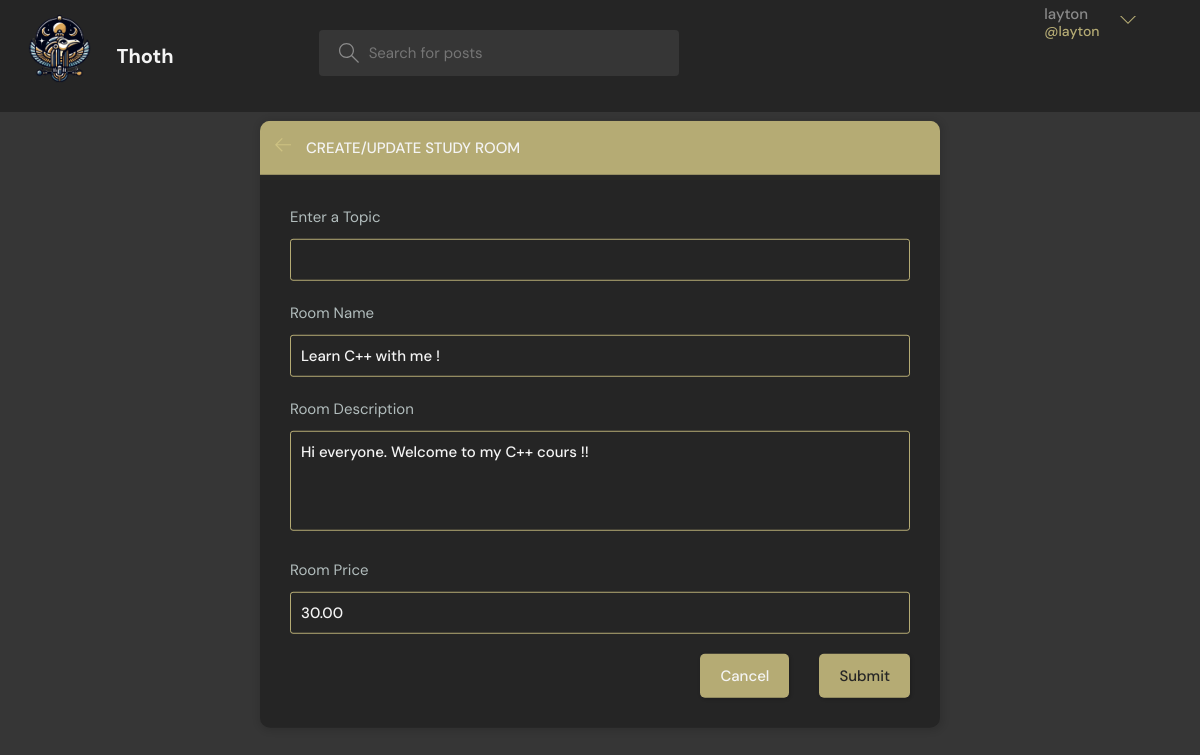
The app's page /update-room/3/ (signed in) with its own data.
### base/models.py (models this page shows, shortened)
class User(AbstractUser):
    name = models.CharField(max_length=200, null=True)
    email = models.EmailField(unique=True, null=True)
    bio = models.TextField(null=True)
    avatar = models.ImageField(null=True, default="avatar.svg")
    ROLE_CHOICES = (
        ('eleve', 'Élève'),
        ('professeur', 'Professeur'),
    )
    role = models.CharField(max_length=20, choices=ROLE_CHOICES, default='eleve')
    USERNAME_FIELD = 'email'
    REQUIRED_FIELDS = ['username']

class Room(models.Model):
    host = models.ForeignKey(User, on_delete=models.SET_NULL, null=True)
    topic = models.ForeignKey(Topic, on_delete=models.SET_NULL, null=True)
    name = models.CharField(max_length=200)
    description = models.TextField(null=True, blank=True)
    participants = models.ManyToManyField(
        User, related_name='participants', blank=True)
    updated = models.DateTimeField(auto_now=True)
    created = models.DateTimeField(auto_now_add=True)
    rating = models.FloatField(default=0.0)
    paye = models.BooleanField(default=False)
    price = models.DecimalField(max_digits=10, decimal_places=2, default=0.00)  # Ajout du champ price
    payees = models.ManyToManyField(User, related_name='paid_rooms')
    file = models.FileField(upload_to='room_files/', blank=True, null=True)
    class Meta:
        ordering = ['-updated', '-created']

### base/views.py (the view, shortened to what this page needs)
# urls.py: path('update-room/<str:pk>/', views.updateRoom, name="update-room"),
@login_required(login_url='login')
def updateRoom(request, pk):
    room = Room.objects.get(id=pk)
    form = RoomForm(instance=room, data=request.POST or None, files=request.FILES or None)
    topics = Topic.objects.all()
    if request.user != room.host:
        return HttpResponse('You are not allowed here!!')
    context = {'form': form, 'topics': topics, 'room': room}
    return render(request, 'base/room_form.html', context)

### base/forms.py
class RoomForm(ModelForm):
    class Meta:
        model = Room
        fields = ['name', 'description', 'price', 'file']
        exclude = ['host', 'participants']

### base/templates/base/room_form.html (shortened to what this page needs)
{% extends 'main.html' %}
{% block content %}
  <main class="create-room layout">
    <div class="container">
      <div class="layout__box">
        <div class="layout__boxHeader">
          <div class="layout__boxTitle">
            <a href="{{ request.META.HTTP_REFERER }}">
              <svg version="1.1" xmlns="http://www.w3.org/2000/svg" width="32" height="32" viewBox="0 0 32 32">
                <title>arrow-left</title>
                <path d="M13.723 2.286l-13.723 13.714 13.719 13.714 1.616-1.611-10.96-10.96h27.625v-2.286h-27.625l10.965-10.965-1.616-1.607z"></path>
              </svg>
            </a>
            <h3>Create/Update Study Room</h3>
          </div>
        </div>
        <div class="layout__body">
          <form class="form" action="" method="POST">
            <div class="form__group">
              <label for="room_topic">Enter a Topic</label>
              <input required type="text" name="topic" list="topic-list" />
            </div>
            <div class="form__group">
              <label for="room_name">Room Name</label>
              {{ form.name }}
            </div>
            <div class="form__group">
              <label for="room_description">Room Description</label>
              {{ form.description }}
            </div>
            <div class="form__group">
              <label for="room_price">Room Price</label>
              {{ form.price }}
            </div>
            <div class="form__action">
              <a class="btn btn--dark" href="{{ request.META.HTTP_REFERER }}">Cancel</a>
              <button class="btn btn--main" type="submit">Submit</button>
            </div>
          </form>
        </div>
      </div>
    </div>
  </main>
{% endblock %}

### templates/navbar.html (shortened to what this page needs)
{% load static %}
<header class="header header--loggedIn">
  <div class="container">
    <a href="{% url 'home' %}" class="header__logo">
      <img src="{% static 'images/logo.png' %}" />
      <h1>Thoth</h1>
    </a>
    <form class="header__search" method="GET" action="{% url 'home' %}">
      <label>
        <input name="q" placeholder="Search for posts" />
      </label>
    </form>
    <nav class="header__menu">
      {% if request.user.is_authenticated %}
        <div class="header__user">
          <a href="{% url 'update-user' %}">
            <p>
              {{ request.user.username }} <span>@{{ request.user.username }}</span>
            </p>
          </a>
          <button class="dropdown-button">
            <svg version="1.1" xmlns="http://www.w3.org/2000/svg" width="32" height="32" viewBox="0 0 32 32">
              <title>chevron-down</title>
              <path d="M16 21l-13-13h-3l16 16 16-16h-3l-13 13z"></path>
            </svg>
          </button>
        </div>
      {% else %}
        <a href="{% url 'login' %}">
          <img src="{% static 'images/avatar.svg' %}" />
          <p>Login</p>
        </a>
      {% endif %}
    </nav>
  </div>
</header>

### static/styles/style.css (style rules this page uses)
:root { --color-main: #d4c885d3; --color-main-light: #F4F4F4 ; --color-dark: #252525; --color-gray-dark: #363636 ; --color-sand-light: #d4c885d3 ; --color-light: #F4F4F4 ; --color-gray: #8b8b8b; --color-light-gray: #b2bdbd; --color-bg: #363636; --color-success: #5dd693; --color-error: #fc4b0b; }
* { font-family: "DM Sans", -apple-system, BlinkMacSystemFont, "Segoe UI", Roboto, Oxygen, Ubuntu, Cantarell, "Open Sans", "Helvetica Neue", sans-serif; margin: 0; padding: 0; box-sizing: border-box; text-rendering: optimizeLegibility; font-size: inherit; }
html { font-size: 56.25%; }
@media only screen and (min-width: 1200px) { html { font-size: 62.5%; } }
body { line-height: 1.6; font-weight: 400; font-size: 1.5rem; color: var(--color-light-gray); background-color: var(--color-bg); min-height: 100vh; }
img { width: 100%; }
a { display: inline-block; color: var(--color-main); text-decoration: none; }
.container { max-width: 120rem; width: 90%; margin: auto; }
.btn { background-color: transparent; border: none; display: inline-flex; align-items: center; gap: 1rem; cursor: pointer; transition: all ease-in-out 0.3s; padding: 1rem 2rem; border-radius: 5px; box-shadow: 1px 1px 3px 1px rgba(0, 0, 0, 0.15); font-weight: 500; }
.btn--main { background-color: var(--color-main); color: var(--color-dark); }
.btn--dark { background-color: var(--color-sand-light); color: var(--color-light); }
.header { padding: 0.5rem; background-color: var(--color-dark); }
.header > .container { display: flex; gap: 9.5rem; }
.header__logo, .header__user { display: flex; gap: 2rem; align-items: center; }
.header__logo > img { margin-left: -10rem; margin-right: -5rem; height: 10.2rem; width: 18.2rem; }
.header__logo > h1 { font-weight: 700; font-size: 2rem; color: var(--color-light); }
.header__search > label { background-color: var(--color-gray-dark); padding: 1.3rem 1rem; display: flex; align-items: center; gap: 1rem; border-radius: 4px; margin-top: 2.5rem; margin-left: 5rem; }
.header__search svg { fill: var(--color-gray); width: 2rem; height: 2rem; margin-left: 1rem; }
.header__search input { width: 30rem; background: transparent; border: none; outline: none; color: var(--color-light); }
.header__menu { margin-left: auto; position: relative; }
.header__menu a { display: flex; gap: 1.5rem; align-items: center; font-weight: 500; text-decoration: none; color: var(--color-gray); }
.header__menu p { line-height: 1.2; }
.header__menu span { color: var(--color-main); font-weight: 500; font-size: 1.4rem; display: block; }
.header__menu svg { width: 1.6rem; height: 1.6rem; fill: var(--color-sand-light); }
.dropdown-button { background: transparent; border: 0; outline: 0; cursor: pointer; }
.layout { margin-top: 2.4rem; }
.layout > .container { display: flex; justify-content: space-between; align-items: flex-start; }
.layout__box { width: 90%; max-width: 48rem; min-height: 40rem; position: absolute; top: 50%; left: 50%; transform: translate(-50%, -46%); background-color: var(--color-dark); border-radius: 1rem; box-shadow: 1px 1px 6px 3px rgba(0, 0, 0, 0.1); overflow: hidden; }
.layout__boxHeader { display: flex; padding: 1.5rem; background-color: var(--color-sand-light); }
.layout__boxTitle { display: flex; gap: 1.5rem; align-items: center; }
.layout__boxTitle h3 { text-transform: uppercase; font-weight: 500; color: var(--color-light); }
.layout__boxTitle svg { width: 1.6rem; height: 1.6rem; fill: var(--color-main); }
.layout__body { margin: 3rem; }
.form__group { margin-bottom: 2rem; width: 100%; }
.form__group label { display: block; font-size: 1.5rem; margin-bottom: 1rem; }
.form__group input, .form__group textarea, .form__group select { background: transparent; border: 1px solid var(--color-sand-light); padding: 1rem; border-radius: 3px; width: 100%; color: var(--color-light); font-weight: 500; outline: none; }
.form__group textarea { background: transparent; height: 10rem; resize: none; }
.form__action { display: flex; justify-content: flex-end; gap: 3rem; }
.create-room.layout .layout__box { max-width: 68rem; }

### records on screen
User: user.username "layton"
Room: name "Learn C++ with me !", description "Hi everyone. Welcome to my C++ cours !!", price "30.00"
